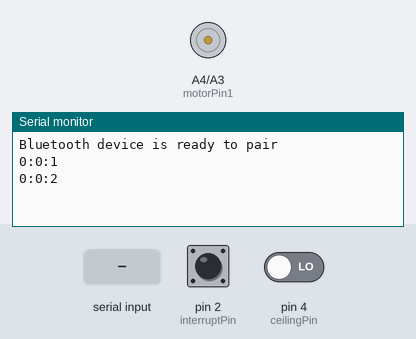
The program below on a simulated Arduino Nano, built with avr-gcc and run on an emulated ATmega328P. Parts: motor-driver pin pairs drawn as motors (green arrow = first pin HIGH = forward, orange = second pin HIGH = backward, longer = more drive, scaled by the enable pin), the last lines printed to the serial monitor. Inputs (shaded band) come from the test bench; at power-on: pin 2 (interruptPin) HIGH, pin 4 (ceilingPin) LOW.

Above: at 2.8 s.
2.9 s: "up\n" received over the second serial link
At 3.6 s:
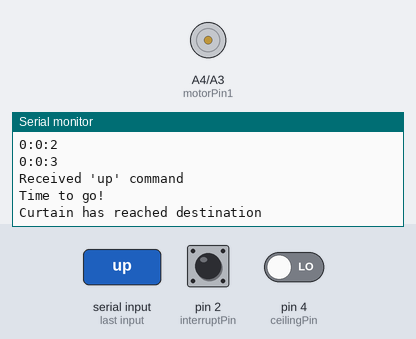
4.5 s: "down\n" received over the second serial link
At 5.6 s:
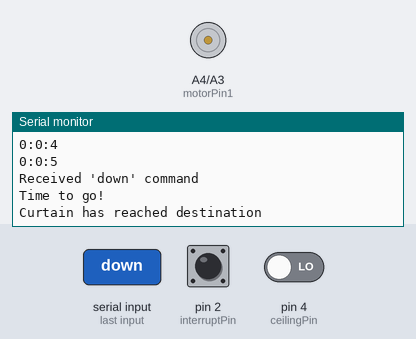
6.5 s: "1\n" received over the second serial link
At 7.6 s:
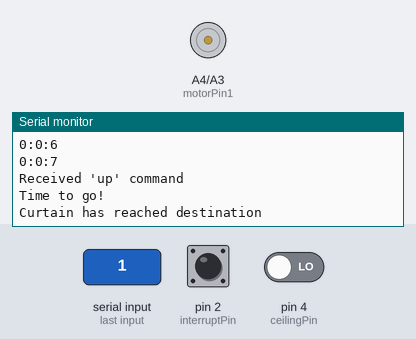
8.5 s: "0\n" received over the second serial link
At 9.7 s:
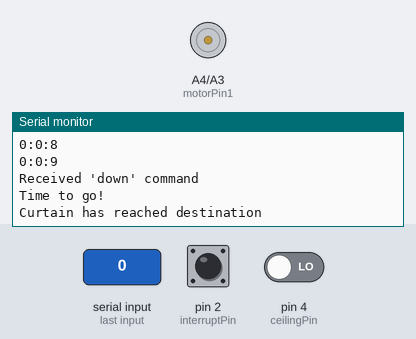
Timing chart, 0 to 11.5 s (numbered marks = the images above; inputs shaded):
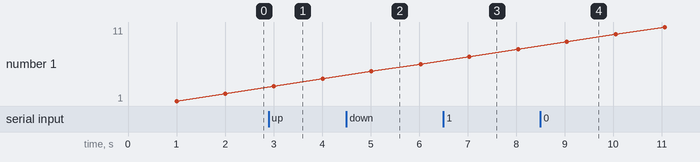

Measured:
- after the input at 2.9 s, the serial monitor: prints a new line after 0.11 s (image 1)
- after the input at 4.5 s, the serial monitor: prints a new line after 0.52 s (image 2)
- after the input at 6.5 s, the serial monitor: prints a new line after 0.54 s (image 3)
- after the input at 8.5 s, the serial monitor: prints a new line after 0.55 s (image 4)

The program:

main.cpp
```cpp
#include <SoftwareSerial.h>
#include <Arduino.h>
#include "timeFunctions.h"
#include "motorControl.h"

// Define the type for the read data function pointer
typedef String (*ReadDataFunc)();
typedef void (*TaskFunc)();

SoftwareSerial BluetoothSerial(11, 10); // RX | TX

// Task array to store task functions and their execution status
struct Task
{
	unsigned long millisAfterMidnight;
	TaskFunc function;
	bool executed;
};

// Function declarations
void resetAllTasks();
void executeTasks(Task *tasks, int amountOfTasks);
String readBluetoothData();
void handleBluetoothData(ReadDataFunc readData, Task *tasks);
void moveCurtainsUp();
void moveCurtainsDown();
void moveCurtains(bool direction);
bool readCeilingSensor();
bool readFloorSensor();
void initTimeFunctions();
void setupMotorPins();
void onPinChange();

// Array of tasks to be executed
const int amountOfTasks = 2;
Task tasks[amountOfTasks];
const int ceilingPin = 4;
const int floorPin = 4;

volatile int interruptCounter = 0;
const int interruptPin = 2;

void setup()
{
	Serial.begin(9600);
	initTimeFunctions();
	setupMotorPins();
	BluetoothSerial.begin(9600);

	// Initialize the pin as an input
	pinMode(interruptPin, INPUT_PULLUP);

	// Attach the interrupt
	attachInterrupt(digitalPinToInterrupt(interruptPin), onPinChange, CHANGE);

	// Initialize all tasks as empty
	for (int i = 0; i < amountOfTasks; i++)
	{
		tasks[i].function = nullptr;
		tasks[i].millisAfterMidnight = 0;
		tasks[i].executed = false;
	}
	Serial.println("Bluetooth device is ready to pair");
}

void loop()
{
	checkAndResetAtMidnight(resetAllTasks);
	handleBluetoothData(readBluetoothData, tasks);
	executeTasks(tasks, amountOfTasks);
	delay(1000);
	Serial.println(millisecondsToHHMMSS(getCurrentTimeOfDayMillis()));
}

// Function to reset all tasks
void resetAllTasks()
{
	for (int i = 0; i < amountOfTasks; i++)
	{
		Task &task = tasks[i];
		task.executed = false;
	}
}

void executeTasks(Task *tasks, int amountOfTasks)
{
	for (int i = 0; i < amountOfTasks; i++)
	{
		Task &task = tasks[i];
		unsigned long currentTime = getCurrentTimeOfDayMillis();
		if (currentTime >= task.millisAfterMidnight && !task.executed)
		{
			if (task.function != nullptr)
				task.function();
			task.executed = true;
		}
	}
}

// Function to read data from Bluetooth
String readBluetoothData()
{
	if (BluetoothSerial.available())
	{
		return BluetoothSerial.readStringUntil('\n');
	}
	return "";
}

// Function to handle Bluetooth data
void handleBluetoothData(ReadDataFunc readData, Task *tasks)
{
	String data = readData();
	if (data.length() > 0)
	{
		if (data.startsWith("current:"))
		{
			int hour = data.substring(data.indexOf(':') + 2, data.indexOf(':') + 4).toInt();
			int minute = data.substring(data.lastIndexOf(':') + 1).toInt();
			setCurrentTime(hour, minute);
			Serial.print("Current time set to: ");
			Serial.print(hour);
			Serial.print(":");
			Serial.println(minute);
			Serial.println(millisecondsToHHMMSS(getCurrentTimeOfDayMillis()));
		}
		else if (data.startsWith("uptime:"))
		{
			Serial.println("setting up task");
			int hour = data.substring(data.indexOf(':') + 2, data.indexOf(':') + 4).toInt();
			int minute = data.substring(data.lastIndexOf(':') + 1).toInt();
			tasks[0].function = moveCurtainsUp;
			tasks[0].millisAfterMidnight = timeToMilliseconds(hour, minute);
			tasks[0].executed = getCurrentTimeOfDayMillis() > tasks[0].millisAfterMidnight;
		}
		else if (data.startsWith("downtime:"))
		{
			Serial.println("setting down task");
			int hour = data.substring(data.indexOf(':') + 2, data.indexOf(':') + 4).toInt();
			int minute = data.substring(data.lastIndexOf(':') + 1).toInt();
			tasks[1].function = moveCurtainsDown;
			tasks[1].millisAfterMidnight = timeToMilliseconds(hour, minute);
			tasks[1].executed = getCurrentTimeOfDayMillis() > tasks[1].millisAfterMidnight;
		}
		else if (data == "up" || data == "1")
		{
			Serial.println("Received 'up' command");
			moveCurtainsUp();
		}
		else if (data == "down" || data == "0")
		{
			Serial.println("Received 'down' command");
			moveCurtainsDown();
		}
		else
		{
			Serial.println("Received junk");
		}
	}
}

void moveCurtainsUp()
{
	moveCurtains(true);
}

void moveCurtainsDown()
{
	moveCurtains(false);
}

// up = true, down = false
void moveCurtains(bool direction)
{
	// reset interrupt counter to avoid false overcurrent detection from starting
	interruptCounter = 0;
	Serial.println("Time to go!");
	bool (*sensorFunction)();
	if (direction)
	{
		motorForward();
		sensorFunction = readCeilingSensor;
	}
	else
	{
		motorReverse();
		sensorFunction = readFloorSensor;
	}
	unsigned long beginTime = millis();
	while (true)
	{
		if (millis() - beginTime > 60000UL)
		{
			Serial.println("something probably broke, aborting");
			motorStop();
			break;
		}
		else if (sensorFunction())
		{
			motorStop();
			Serial.println("Curtain has reached destination");
			break;
		}
		else if (motorIsStopped)
		{
			Serial.println("Motor stopped unexpectedly");
			break;
		}
	}
}

// Returns true if curtain is detected
bool readCeilingSensor()
{
	return !digitalRead(ceilingPin);
}

// Returns true if curtain is detected
bool readFloorSensor()
{
	return !digitalRead(floorPin);
}

void onPinChange()
{
	// Interrupt Service Routine
	interruptCounter++;
	// debouncing
	if (interruptCounter > 20)
	{
		// Perform the action
		motorStop();
		interruptCounter = 0; // Reset the counter
	}
}
```

motorControl.cpp
```cpp
#include "MotorControl.h"

volatile bool motorIsStopped = true;

void motorForward()
{
    motorIsStopped = false;
    digitalWrite(motorPin1, HIGH);
    digitalWrite(motorPin2, LOW);
    analogWrite(enablePin, 255); // Full speed
}

void motorReverse()
{
    motorIsStopped = false;
    digitalWrite(motorPin1, LOW);
    digitalWrite(motorPin2, HIGH);
    analogWrite(enablePin, 255); // Full speed
}

void motorStop()
{
    digitalWrite(enablePin, LOW); // Disable motor
    motorIsStopped = true;
}

void setupMotorPins()
{
    // Initialize the motor control pins as outputs
    pinMode(motorPin1, OUTPUT);
    pinMode(motorPin2, OUTPUT);
    pinMode(enablePin, OUTPUT);
}
```

motorControl.h
```cpp
#ifndef MOTORCONTROL_H
#define MOTORCONTROL_H

#include <Arduino.h>

// Function declarations
void motorForward();
void motorReverse();
void motorStop();
void setupMotorPins();

const int motorPin1 = A4; // Input 1
const int motorPin2 = A3; // Input 2
const int enablePin = A2; // Enable Pin (PWM Control)

extern volatile bool motorIsStopped;
#endif // MOTORCONTROL_H
```

timeFunctions.cpp
```cpp
#include "timeFunctions.h"
#include <Arduino.h>

unsigned long midnightMilliseconds; // Milliseconds at last midnight

// Function to convert HH:MM to milliseconds after midnight
unsigned long timeToMilliseconds(int hour, int minute)
{
    return (hour * 3600000UL) + (minute * 60000UL);
}

// Function to update the current time
void setCurrentTime(int hour, int minute)
{
    midnightMilliseconds = millis() - timeToMilliseconds(hour, minute);
}

// Function to get the current time in milliseconds since midnight
unsigned long getCurrentTimeOfDayMillis()
{
    return millis() - midnightMilliseconds;
}

// Function to check and reset time at midnight
void checkAndResetAtMidnight(TaskResetFunc taskResetFunc)
{
    unsigned long elapsed = millis() - midnightMilliseconds;
    if (elapsed >= 86400000L)
    { // 24 hours in milliseconds
        midnightMilliseconds += 86400000UL;

        // Reset task execution status for the new day
        taskResetFunc();
    }
}

String millisecondsToHHMMSS(unsigned long milliseconds)
{
    int hours = milliseconds / 3600000;
    int minutes = (milliseconds / 60000) % 60;
    int seconds = (milliseconds / 1000) % 60;

    return String(hours) + ":" + String(minutes) + ":" + String(seconds);
}

void initTimeFunctions()
{
    // Assume time starts at midnight
    midnightMilliseconds = millis();
}
```

timeFunctions.h
```cpp
#ifndef TIMEFUNCTIONS_H
#define TIMEFUNCTIONS_H

#include <Arduino.h>

// Function to convert HH:MM to milliseconds after midnight
unsigned long timeToMilliseconds(int hour, int minute);

// Function to set the current time
void setCurrentTime(int hour, int minute);

typedef void (*TaskResetFunc)(void);

// Function to get the current time in milliseconds since midnight
unsigned long getCurrentTimeOfDayMillis();

// Function to check and reset time at midnight
void checkAndResetAtMidnight(void (*taskResetFunc)());

// Function to convert milliseconds to HH:MM:SS format
String millisecondsToHHMMSS(unsigned long milliseconds);

void initTimeFunctions();
#endif // TIMEFUNCTIONS_H
```
